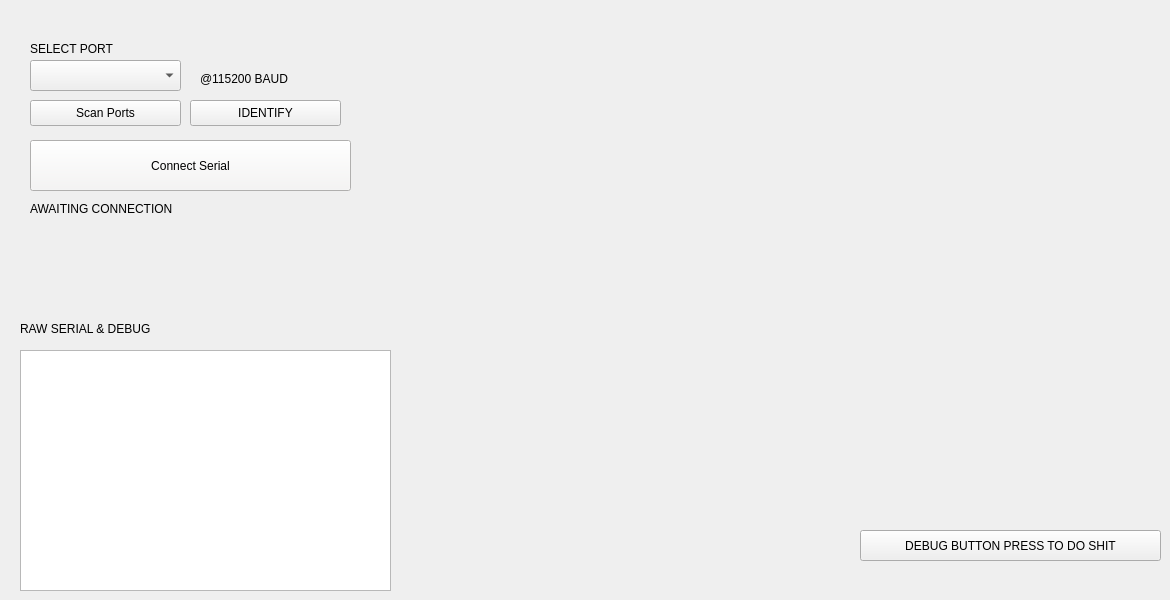
    <widget class="QWidget" name="tab">
     <attribute name="title">
      <string>Tab 1</string>
     </attribute>
     <widget class="QComboBox" name="combo_SerPorts">
      <property name="geometry">
       <rect>
        <x>30</x>
        <y>60</y>
        <width>151</width>
        <height>31</height>
       </rect>
      </property>
     </widget>
     <widget class="QLabel" name="label_9">
      <property name="geometry">
       <rect>
        <x>30</x>
        <y>40</y>
        <width>141</width>
        <height>18</height>
       </rect>
      </property>
      <property name="text">
       <string>SELECT PORT</string>
      </property>
     </widget>
     <widget class="QLabel" name="label_10">
      <property name="geometry">
       <rect>
        <x>200</x>
        <y>70</y>
        <width>141</width>
        <height>18</height>
       </rect>
      </property>
      <property name="text">
       <string>@115200 BAUD</string>
      </property>
     </widget>
     <widget class="QPushButton" name="btn_ScanPorts">
      <property name="geometry">
       <rect>
        <x>30</x>
        <y>100</y>
        <width>151</width>
        <height>26</height>
       </rect>
      </property>
      <property name="text">
       <string>Scan Ports</string>
      </property>
     </widget>
     <widget class="QLabel" name="lbl_connStat">
      <property name="geometry">
       <rect>
        <x>30</x>
        <y>200</y>
        <width>221</width>
        <height>18</height>
       </rect>
      </property>
      <property name="text">
       <string>AWAITING CONNECTION</string>
      </property>
     </widget>
     <widget class="QPushButton" name="pushButton">
      <property name="geometry">
       <rect>
        <x>860</x>
        <y>530</y>
        <width>301</width>
        <height>31</height>
       </rect>
      </property>
      <property name="text">
       <string>DEBUG BUTTON PRESS TO DO SHIT</string>
      </property>
     </widget>
     <widget class="QPushButton" name="btnConnectSerial">
      <property name="geometry">
       <rect>
        <x>30</x>
        <y>140</y>
        <width>321</width>
        <height>51</height>
       </rect>
      </property>
      <property name="palette">
       <palette>
        <active>
         <colorrole role="WindowText">
          <brush brushstyle="SolidPattern">
           <color alpha="255">
            <red>0</red>
            <green>0</green>
            <blue>0</blue>
           </color>
          </brush>
         </colorrole>
         <colorrole role="Button">
          <brush brushstyle="SolidPattern">
           <color alpha="255">
            <red>246</red>
            <green>245</green>
            <blue>244</blue>
           </color>
          </brush>
         </colorrole>
         <colorrole role="Light">
          <brush brushstyle="SolidPattern">
           <color alpha="255">
            <red>255</red>
            <green>255</green>
            <blue>255</blue>
           </color>
          </brush>
         </colorrole>
         <colorrole role="Midlight">
          <brush brushstyle="SolidPattern">
           <color alpha="255">
            <red>250</red>
            <green>250</green>
            <blue>249</blue>
           </color>
          </brush>
         </colorrole>
         <colorrole role="Dark">
          <brush brushstyle="SolidPattern">
           <color alpha="255">
            <red>123</red>
            <green>122</green>
            <blue>122</blue>
           </color>
          </brush>
         </colorrole>
         <colorrole role="Mid">
          <brush brushstyle="SolidPattern">
           <color alpha="255">
            <red>164</red>
            <green>163</green>
            <blue>163</blue>
           </color>
          </brush>
         </colorrole>
         <colorrole role="Text">
          <brush brushstyle="SolidPattern">
           <color alpha="255">
            <red>0</red>
            <green>0</green>
            <blue>0</blue>
           </color>
          </brush>
         </colorrole>
         <colorrole role="BrightText">
          <brush brushstyle="SolidPattern">
           <color alpha="255">
            <red>255</red>
            <green>255</green>
            <blue>255</blue>
           </color>
          </brush>
         </colorrole>
         <colorrole role="ButtonText">
          <brush brushstyle="SolidPattern">
           <color alpha="255">
            <red>0</red>
            <green>0</green>
            <blue>0</blue>
           </color>
          </brush>
         </colorrole>
         <colorrole role="Base">
          <brush brushstyle="SolidPattern">
           <color alpha="255">
            <red>255</red>
            <green>255</green>
            <blue>255</blue>
           </color>
          </brush>
         </colorrole>
         <colorrole role="Window">
          <brush brushstyle="SolidPattern">
           <color alpha="255">
            <red>246</red>
            <green>245</green>
            <blue>244</blue>
           </color>
          </brush>
         </colorrole>
         <colorrole role="Shadow">
          <brush brushstyle="SolidPattern">
           <color alpha="255">
            <red>0</red>
            <green>0</green>
            <blue>0</blue>
           </color>
          </brush>
         </colorrole>
         <colorrole role="AlternateBase">
          <brush brushstyle="SolidPattern">
           <color alpha="255">
            <red>250</red>
            <green>250</green>
            <blue>249</blue>
           </color>
          </brush>
         </colorrole>
         <colorrole role="ToolTipBase">
          <brush brushstyle="SolidPattern">
           <color alpha="255">
            <red>255</red>
            <green>255</green>
            <blue>220</blue>
           </color>
          </brush>
         </colorrole>
         <colorrole role="ToolTipText">
          <brush brushstyle="SolidPattern">
           <color alpha="255">
            <red>0</red>
            <green>0</green>
            <blue>0</blue>
           </color>
          </brush>
         </colorrole>
         <colorrole role="PlaceholderText">
          <brush brushstyle="SolidPattern">
           <color alpha="127">
            <red>0</red>
            <green>0</green>
            <blue>0</blue>
           </color>
          </brush>
         </colorrole>
         <colorrole role="Accent">
          <brush brushstyle="SolidPattern">
           <color alpha="255">
            <red>255</red>
            <green>255</green>
            <blue>255</blue>
           </color>
          </brush>
         </colorrole>
        </active>
        <inactive>
         <colorrole role="WindowText">
          <brush brushstyle="SolidPattern">
           <color alpha="255">
            <red>0</red>
            <green>0</green>
            <blue>0</blue>
           </color>
          </brush>
         </colorrole>
         <colorrole role="Button">
          <brush brushstyle="SolidPattern">
           <color alpha="255">
            <red>246</red>
            <green>245</green>
            <blue>244</blue>
           </color>
          </brush>
         </colorrole>
         <colorrole role="Light">
          <brush brushstyle="SolidPattern">
           <color alpha="255">
            <red>255</red>
            <green>255</green>
            <blue>255</blue>
           </color>
          </brush>
         </colorrole>
         <colorrole role="Midlight">
          <brush brushstyle="SolidPattern">
           <color alpha="255">
            <red>250</red>
            <green>250</green>
            <blue>249</blue>
           </color>
          </brush>
         </colorrole>
         <colorrole role="Dark">
          <brush brushstyle="SolidPattern">
           <color alpha="255">
            <red>123</red>
            <green>122</green>
            <blue>122</blue>
           </color>
          </brush>
         </colorrole>
         <colorrole role="Mid">
          <brush brushstyle="SolidPattern">
           <color alpha="255">
            <red>164</red>
            <green>163</green>
            <blue>163</blue>
           </color>
          </brush>
         </colorrole>
         <colorrole role="Text">
          <brush brushstyle="SolidPattern">
           <color alpha="255">
            <red>0</red>
            <green>0</green>
            <blue>0</blue>
           </color>
          </brush>
         </colorrole>
         <colorrole role="BrightText">
          <brush brushstyle="SolidPattern">
           <color alpha="255">
            <red>255</red>
            <green>255</green>
            <blue>255</blue>
           </color>
          </brush>
         </colorrole>
         <colorrole role="ButtonText">
          <brush brushstyle="SolidPattern">
           <color alpha="255">
            <red>0</red>
            <green>0</green>
            <blue>0</blue>
           </color>
          </brush>
         </colorrole>
         <colorrole role="Base">
          <brush brushstyle="SolidPattern">
           <color alpha="255">
            <red>255</red>
            <green>255</green>
            <blue>255</blue>
           </color>
          </brush>
         </colorrole>
         <colorrole role="Window">
          <brush brushstyle="SolidPattern">
           <color alpha="255">
            <red>246</red>
            <green>245</green>
            <blue>244</blue>
           </color>
          </brush>
         </colorrole>
         <colorrole role="Shadow">
          <brush brushstyle="SolidPattern">
           <color alpha="255">
            <red>0</red>
            <green>0</green>
            <blue>0</blue>
           </color>
          </brush>
         </colorrole>
         <colorrole role="AlternateBase">
          <brush brushstyle="SolidPattern">
           <color alpha="255">
            <red>250</red>
            <green>250</green>
            <blue>249</blue>
           </color>
          </brush>
         </colorrole>
         <colorrole role="ToolTipBase">
          <brush brushstyle="SolidPattern">
           <color alpha="255">
            <red>255</red>
            <green>255</green>
            <blue>220</blue>
           </color>
          </brush>
         </colorrole>
         <colorrole role="ToolTipText">
          <brush brushstyle="SolidPattern">
           <color alpha="255">
            <red>0</red>
            <green>0</green>
            <blue>0</blue>
           </color>
          </brush>
         </colorrole>
         <colorrole role="PlaceholderText">
          <brush brushstyle="SolidPattern">
           <color alpha="127">
            <red>0</red>
            <green>0</green>
            <blue>0</blue>
           </color>
          </brush>
         </colorrole>
         <colorrole role="Accent">
          <brush brushstyle="SolidPattern">
           <color alpha="255">
            <red>255</red>
            <green>255</green>
            <blue>255</blue>
           </color>
          </brush>
         </colorrole>
        </inactive>
        <disabled>
         <colorrole role="WindowText">
          <brush brushstyle="SolidPattern">
           <color alpha="255">
            <red>123</red>
            <green>122</green>
            <blue>122</blue>
           </color>
          </brush>
         </colorrole>
         <colorrole role="Button">
          <brush brushstyle="SolidPattern">
           <color alpha="255">
            <red>246</red>
            <green>245</green>
            <blue>244</blue>
           </color>
          </brush>
         </colorrole>
         <colorrole role="Light">
          <brush brushstyle="SolidPattern">
           <color alpha="255">
            <red>255</red>
            <green>255</green>
            <blue>255</blue>
           </color>
          </brush>
         </colorrole>
         <colorrole role="Midlight">
          <brush brushstyle="SolidPattern">
           <color alpha="255">
            <red>250</red>
            <green>250</green>
            <blue>249</blue>
           </color>
          </brush>
         </colorrole>
         <colorrole role="Dark">
          <brush brushstyle="SolidPattern">
           <color alpha="255">
            <red>123</red>
            <green>122</green>
            <blue>122</blue>
           </color>
          </brush>
         </colorrole>
         <colorrole role="Mid">
          <brush brushstyle="SolidPattern">
           <color alpha="255">
            <red>164</red>
            <green>163</green>
            <blue>163</blue>
           </color>
          </brush>
         </colorrole>
         <colorrole role="Text">
          <brush brushstyle="SolidPattern">
           <color alpha="255">
            <red>123</red>
            <green>122</green>
            <blue>122</blue>
           </color>
          </brush>
         </colorrole>
         <colorrole role="BrightText">
          <brush brushstyle="SolidPattern">
           <color alpha="255">
            <red>255</red>
            <green>255</green>
            <blue>255</blue>
           </color>
          </brush>
         </colorrole>
         <colorrole role="ButtonText">
          <brush brushstyle="SolidPattern">
           <color alpha="255">
            <red>123</red>
            <green>122</green>
            <blue>122</blue>
           </color>
          </brush>
         </colorrole>
         <colorrole role="Base">
          <brush brushstyle="SolidPattern">
           <color alpha="255">
            <red>246</red>
            <green>245</green>
            <blue>244</blue>
           </color>
          </brush>
         </colorrole>
         <colorrole role="Window">
          <brush brushstyle="SolidPattern">
           <color alpha="255">
            <red>246</red>
            <green>245</green>
            <blue>244</blue>
           </color>
          </brush>
         </colorrole>
         <colorrole role="Shadow">
          <brush brushstyle="SolidPattern">
           <color alpha="255">
            <red>0</red>
            <green>0</green>
            <blue>0</blue>
           </color>
          </brush>
         </colorrole>
         <colorrole role="AlternateBase">
          <brush brushstyle="SolidPattern">
           <color alpha="255">
            <red>246</red>
            <green>245</green>
            <blue>244</blue>
           </color>
          </brush>
         </colorrole>
         <colorrole role="ToolTipBase">
          <brush brushstyle="SolidPattern">
           <color alpha="255">
            <red>255</red>
            <green>255</green>
            <blue>220</blue>
           </color>
          </brush>
         </colorrole>
         <colorrole role="ToolTipText">
          <brush brushstyle="SolidPattern">
           <color alpha="255">
            <red>0</red>
            <green>0</green>
            <blue>0</blue>
           </color>
          </brush>
         </colorrole>
         <colorrole role="PlaceholderText">
          <brush brushstyle="SolidPattern">
           <color alpha="127">
            <red>123</red>
            <green>122</green>
            <blue>122</blue>
           </color>
          </brush>
         </colorrole>
         <colorrole role="Accent">
          <brush brushstyle="SolidPattern">
           <color alpha="255">
            <red>255</red>
            <green>255</green>
            <blue>255</blue>
           </color>
          </brush>
         </colorrole>
        </disabled>
       </palette>
      </property>
      <property name="text">
       <string>Connect Serial</string>
      </property>
     </widget>
     <widget class="QPushButton" name="btnIDENTIFY_SERIAL">
      <property name="geometry">
       <rect>
        <x>190</x>
        <y>100</y>
        <width>151</width>
        <height>26</height>
       </rect>
      </property>
      <property name="text">
       <string>IDENTIFY</string>
      </property>
     </widget>
     <widget class="QListWidget" name="listWidget">
      <property name="geometry">
       <rect>
        <x>20</x>
        <y>350</y>
        <width>371</width>
        <height>241</height>
       </rect>
      </property>
      <property name="dragDropMode">
       <enum>QAbstractItemView::DragDropMode::DragDrop</enum>
      </property>
      <property name="textElideMode">
       <enum>Qt::TextElideMode::ElideMiddle</enum>
      </property>
      <property name="flow">
       <enum>QListView::Flow::TopToBottom</enum>
      </property>
      <property name="layoutMode">
       <enum>QListView::LayoutMode::SinglePass</enum>
      </property>
     </widget>
     <widget class="QLabel" name="lbl_connStat_2">
      <property name="geometry">
       <rect>
        <x>20</x>
        <y>320</y>
        <width>221</width>
        <height>18</height>
       </rect>
      </property>
      <property name="text">
       <string>RAW SERIAL &amp; DEBUG</string>
      </property>
     </widget>
     <widget class="QLabel" name="lblOVERFLOW">
      <property name="geometry">
       <rect>
        <x>180</x>
        <y>320</y>
        <width>201</width>
        <height>21</height>
       </rect>
      </property>
      <property name="text">
       <string/>
      </property>
     </widget>
    </widget>
